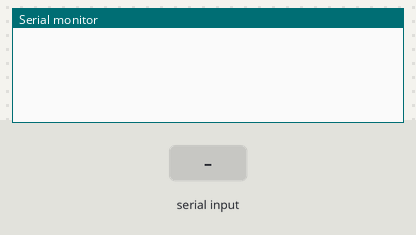
The sketch below on a simulated Arduino Uno, built with avr-gcc and run on an emulated ATmega328P. Shown: the last lines printed to the serial monitor. The inputs (shaded band) are chosen by the test bench.

Above: at 1.2 s.
1.3 s: "1\n" received over Serial
At 2.5 s:
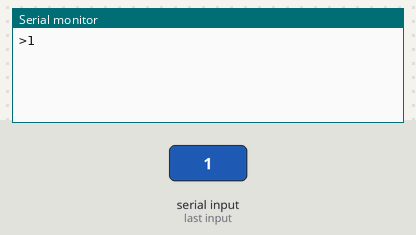
2.8 s: "1\n" received over the second serial link
At 3.6 s:
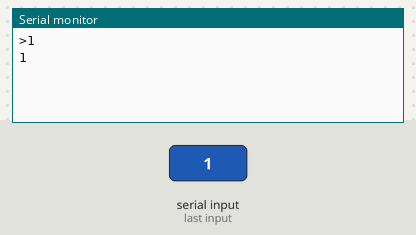
4.3 s: byte 10 (10) received over Serial
At 4.9 s:
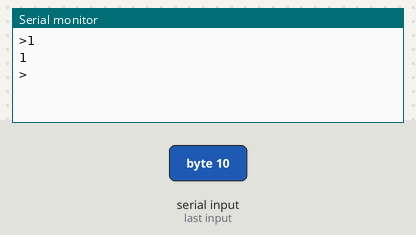
5.8 s: "0\n" received over Serial
At 7.0 s:
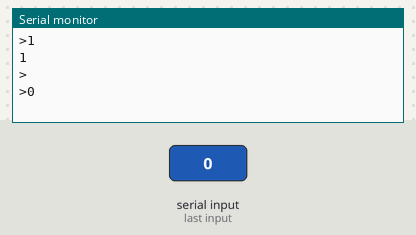
7.3 s: "0\n" received over the second serial link
At 8.2 s:
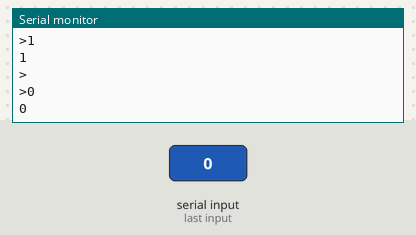

The sketch:

hm-10_program_AT.ino
```cpp
/* programme utilisé pour préparer le module Bluetooth HM-10
* Il est important de connaitre la version du firmware
* il est important de connaitre la vitesse de transmission
* NE PAS CHANGER LE NOM DE VOTRE MODULE *****
* NE PAS CHANGER LE MOT DE PASSE *****

Robert Turenne
22-8-19 Version 1.0
*/

#include "SoftwareSerial.h" //pour créer un port série virtuel

SoftwareSerial hm10(3, 2);  // (Read, Write).
char c = ' ';
boolean NL = true;

void setup() {
  Serial.begin(9600); //pour la console
  hm10.begin(9600); //pour le HM-10
}

void loop() {
  // Lire du module Bluetooth et envoyer sur la console
  if (hm10.available()) {
    c = hm10.read();
    Serial.write(c);
  }


  // Lire de la console et envoyer au Bluetooth
  if (Serial.available()) {
    c = Serial.read();

    // Pas besoin d'enoyer les fins de ligne. Le Bluetooth lit et interprête un charactere à la fois
    if (c != 10 & c != 13) {
      hm10.write(c);
    }

    // Echo the user input to the main window.
    // If there is a new line print the ">" character.
    if (NL) {
      Serial.print("\r\n>");
      NL = false;
    }
    Serial.write(c);
    if (c == 10) { NL = true; }
  }
}

/* Provenant du manufacturier

AT	Test Command or Disconnect Command	If the module is not connected to a remote device it will reply: “OK”
If the module has a connection then the connection will be closed. If the notification setting is active, the module will reply with “OK+LOST”
AT+NAME?	Query the name	Returns the name the module broadcasts such as HMsoft.
AT+NAMEnewname	Change the name of the module	Changes the name broadcast by the module. For example
AT+NAMEmyBTmodule changes the name to myBTmodule.
The maximum length for a new name is 12 characters.
AT+ADDR?	Queries the HM-10s mac address	Returns the address as a 12 digit hexidecimal number. For example, OK+ADDR:606405D138A3
AT+VERS?
AT+VERR?	Queries the firmware version number	For example: HMSoft V540
AT+RESET	Restarts the module.	Returns OK+RESET
Will close an active connection while restarting.
AT+RENEW	Restores the default factory settings.	A quick and easy way to reset all settings.
AT+BAUD?	Query the baud rate used for UART serial communication. This is the speed a host device like an Arduino uses to talk to the BT module. It is not the the speed used to send wireless signals between different modules.	Returns the value 0-8, for example, OK+Get:0
0 – 9600
1 – 19200
2 – 38400
3 – 57600
4 – 115200
5 – 4800
6 – 2400
7 – 1200
8 – 230400
The default setting is 0 – 9600.
Remember that both devices, the Arduino and the HM-10 need to use the same baud rate. Garbage characters are usually a sign of mismatched baud rates.
AT+BAUDx	Set the baud rate used for UART serial communication.	x is a value from 0 to 8. See the above for wwhat value represents which baud rate.
Take care when using with an Arduino. The maximum baud rate the Arduino serial monitor allows is 115200. If you set the baud rate to 230400 with AT+BAUD8 you wont be able to talk to the module.
AT+NOTI	Set the notification status	If notifications are turned on, the HM-10 will reply to commands with a confirmation message or send out a message when certain events take place, like “OK” for the AT command and “OK+LOST” when a connection is broken.
AT+NOTI0 – turn off notifications
AT+NOTI1 – turn on notifications

AT+NOTI?	Query the notification status	Returns either 0 or 1:
0 – notifications are off
1 – notifications are on
AT+PASS?	Query the password used for pairing.	Replies with a 6 digit number like “OK+Get:123456” or whatever the current password is.
AT+PASS	Set a new password.	The password must be 6 characters long..
AT+PASS123456 sets the new password to 123456
AT+ROLE?	Query the current Role; Master or Slave	AT+ROLE? returns either 0 or 1.
0 = Slave or Peripheral
1 = Master or Central.
The default setting is 0 (Slave).
AT+ROLEx	Set the device role. x is 0 or 1.	To change to Slave/Peripheral mode use AT+ROLE0. This will return OK+Set:0
To change to Master/Central mode use AT+ROLE1. This will return OK+Set:1
AT+ROLEx mat require a reset before the changes take place.
AT+IMME?	Query the start mode	AT+IMME? returns either 0 or 1.
0 = Connect immediately (assuming a previous connection has been applied
1 = Wait for a connection command before connecting (AT+START, AT+CONN, AT+CONL
The default setting is 0 (connect on start).
AT+IMMEx	Set the start up mode	AT+IMME0 sets auto connect on start*
AT+IMME1 sets manual connection mode
AT+IMMEx is often used together with AT+ROLEx
AT+IMMEx mat require a reset before the changes take place.
AT+RESET	Restarts the module
AT+RENEW	Resets the module to the factory settings
*/
```

Measured:
- after the input at 1.3 s, the serial monitor: prints a new line at once (image 1)
- after the input at 2.8 s, the serial monitor: prints a new line at once (image 2)
- after the input at 4.3 s, the serial monitor: prints a new line at once (image 3)
- after the input at 5.8 s, the serial monitor: prints a new line at once (image 4)
- after the input at 7.3 s, the serial monitor: prints a new line at once (image 5)
